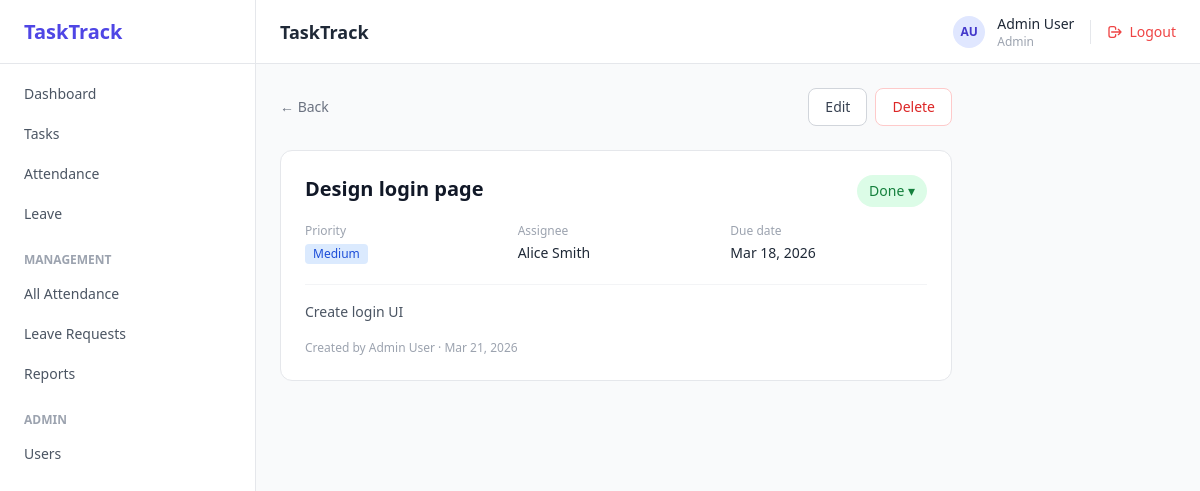
Screenshot of /?page=task/show&id=2 (signed in) with the database file from the repository.
### tables this page shows
CREATE TABLE IF NOT EXISTS tasks (
    id          INT AUTO_INCREMENT PRIMARY KEY,
    title       VARCHAR(255) NOT NULL,
    description TEXT,
    status      ENUM('todo','in_progress','in_review','blocked','done') DEFAULT 'todo',
    priority    ENUM('low','medium','high','urgent') DEFAULT 'medium',
    assignee_id INT,
    created_by  INT NOT NULL,
    due_date    DATE,
    created_at  DATETIME DEFAULT CURRENT_TIMESTAMP,
    updated_at  DATETIME DEFAULT CURRENT_TIMESTAMP ON UPDATE CURRENT_TIMESTAMP,
    FOREIGN KEY (assignee_id) REFERENCES users(id) ON DELETE SET NULL,
    FOREIGN KEY (created_by)  REFERENCES users(id) ON DELETE CASCADE
);

CREATE TABLE IF NOT EXISTS users (
    id         INT AUTO_INCREMENT PRIMARY KEY,
    name       VARCHAR(100) NOT NULL,
    email      VARCHAR(150) NOT NULL UNIQUE,
    password   VARCHAR(255) NOT NULL,
    role       ENUM('admin','manager','staff') DEFAULT 'staff',
    created_at DATETIME DEFAULT CURRENT_TIMESTAMP
);

### init/db.init.php (called while the page is built, shortened)
<?php
$db_host = 'localhost';
$db_name = 'tasktrack';
$db_user = 'root';
$db_pass = '';
function db()
{
    global $db_host, $db_name, $db_user, $db_pass;
    static $conn = null;
    if ($conn === null) {
        try {
            $conn = new PDO(
                "mysql:host=$db_host;dbname=$db_name;charset=utf8mb4",
                $db_user,
                $db_pass
            );
            $conn->setAttribute(PDO::ATTR_ERRMODE, PDO::ERRMODE_EXCEPTION);
            $conn->setAttribute(PDO::ATTR_DEFAULT_FETCH_MODE, PDO::FETCH_ASSOC);
        } catch (PDOException $e) {
            die('
                <div style="font-family:sans-serif;padding:40px;text-align:center">
                    <h2 style="color:red">Database Connection Failed</h2>
                    <p>' . $e->getMessage() . '</p>
                    <p>Please make sure MySQL is running in XAMPP</p>
                </div>
            ');
        }
    }
    return $conn;
}
function getRow($sql, $params = [])
{
    $stmt = db()->prepare($sql);
    $stmt->execute($params);
    return $stmt->fetch() ?: null;
}

### init/func/task.func.php (called while the page is built, shortened)
<?php
function getTaskById($id)
{
    return getRow(
        'SELECT t.*, u.name AS assignee_name, c.name AS creator_name
         FROM tasks t
         LEFT JOIN users u ON t.assignee_id = u.id
         LEFT JOIN users c ON t.created_by = c.id
         WHERE t.id = ?',
        [$id]
    );
}

### init/init.php (called while the page is built, shortened)
<?php
function e($value)
{
    return htmlspecialchars((string) ($value ?? ''), ENT_QUOTES, 'UTF-8');
}
function statusLabel($status)
{
    $labels = [
        'todo' => 'To Do',
        'in_progress' => 'In Progress',
        'in_review' => 'In Review',
        'blocked' => 'Blocked',
        'done' => 'Done',
    ];
    return $labels[$status] ?? ucfirst($status);
}
function priorityBadge($priority)
{
    $colors = [
        'low' => 'bg-green-100 text-green-700',
        'medium' => 'bg-blue-100 text-blue-700',
        'high' => 'bg-orange-100 text-orange-700',
        'urgent' => 'bg-red-100 text-red-700',
    ];
    return $colors[$priority] ?? 'bg-gray-100 text-gray-700';
}
function statusBadge($status)
{
    $colors = [
        'todo' => 'bg-gray-100 text-gray-700',
        'in_progress' => 'bg-blue-100 text-blue-700',
        'in_review' => 'bg-yellow-100 text-yellow-700',
        'blocked' => 'bg-red-100 text-red-700',
        'done' => 'bg-green-100 text-green-700',
    ];
    return $colors[$status] ?? 'bg-gray-100 text-gray-600';
}

### page/task/show.php (the view, shortened to what this page needs)
<?php
$id = (int) ($_GET['id'] ?? 0);
$task = getTaskById($id);
$is_overdue = $task['due_date'] && strtotime($task['due_date']) < time() && $task['status'] !== 'done';
?>
<div class="max-w-2xl">
    <div class="mb-6 flex items-center justify-between">
        <a href="./?page=task/list" class="text-sm text-gray-500 hover:text-gray-700">← Back</a>
        <div class="flex items-center gap-2">
            <a href="./?page=task/edit&id=<?= $id ?>" class="px-4 py-2 text-sm font-medium text-gray-700 bg-white
                      border border-gray-300 rounded-lg hover:bg-gray-50">
                Edit
            </a>
            <form method="POST" action="./?page=task/delete" onsubmit="return confirm('Delete this task?')">
                <button type="submit" class="px-4 py-2 text-sm font-medium text-red-600 bg-white
                               border border-red-200 rounded-lg hover:bg-red-50">
                    Delete
                </button>
            </form>
        </div>
    </div>
    <div class="bg-white rounded-xl border border-gray-200 p-6">
        <div class="flex items-start justify-between gap-4 mb-4">
            <h1 class="text-xl font-semibold text-gray-900">
                <?= e($task['title']) ?>
            </h1>
            <div x-data="{ open: false }" class="relative flex-shrink-0">
                <button @click="open = !open" class="inline-flex items-center gap-1 px-3 py-1.5 rounded-full
                               text-sm font-medium cursor-pointer <?= statusBadge($task['status']) ?>">
                    <?= statusLabel($task['status']) ?> ▾
                </button>
            </div>
        </div>
        <div class="grid grid-cols-2 sm:grid-cols-3 gap-4 text-sm mb-5">
            <div>
                <p class="text-xs text-gray-400 mb-1">Priority</p>
                <span class="inline-flex items-center px-2 py-0.5 rounded text-xs font-medium
                             <?= priorityBadge($task['priority']) ?>">
                    <?= ucfirst($task['priority']) ?>
                </span>
            </div>
            <div>
                <p class="text-xs text-gray-400 mb-1">Assignee</p>
                <p class="text-gray-800 font-medium">
                    <?= e($task['assignee_name'] ?? '—') ?>
                </p>
            </div>
            <div>
                <p class="text-xs text-gray-400 mb-1">Due date</p>
                <p class="font-medium <?= $is_overdue ? 'text-red-500' : 'text-gray-800' ?>">
                    <?= $task['due_date'] ? date('M j, Y', strtotime($task['due_date'])) : '—' ?>
                </p>
            </div>
        </div>
        <?php if ($task['description']): ?>
            <div class="text-sm text-gray-600 leading-relaxed border-t border-gray-100 pt-4">
                <?= nl2br(e($task['description'])) ?>
            </div>
        <?php endif; ?>
        <p class="text-xs text-gray-400 mt-4">
            Created by
            <?= e($task['creator_name']) ?>
            ·
            <?= date('M j, Y', strtotime($task['created_at'])) ?>
        </p>
    </div>
</div>

### include/header.inc.php (style rules this page uses)
html, body { height: 100%; margin: 0; padding: 0; }

### rows the page displays
tasks: title "Design login page", status "Done", priority "Medium", assignee.name "Alice Smith", due_date "Mar 18, 2026", description "Create login UI", created_by.name "Admin User", created_at "Mar 21, 2026"

### other values shown
$item['label'] "Dashboard"
$item['label'] "Tasks"
$item['label'] "Attendance"
$item['label'] "Leave"
$page_title "TaskTrack"
getInitials($me['name']) "AU"
$me['name'] "Admin User"
$me['role'] "Admin"
